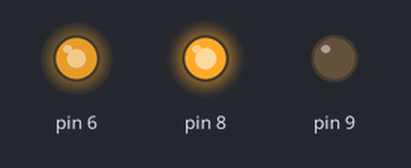
Recording of a sketch running on a simulated Arduino Uno, built with avr-gcc and run on an emulated ATmega328P. Parts: output pins drawn as LEDs (lit = HIGH).

Above: at 0.1 s.
Timing chart, 0 to 1.6 s (numbered marks = the images above):
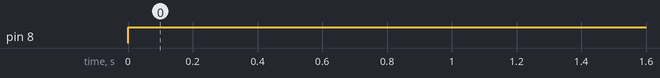

Measured:
- by itself, pin 8: LOW → HIGH at 0.00 s

The sketch:

Motor_Driver_J6.ino
```cpp
void setup() {
  // put your setup code here, to run once:
pinMode(6,OUTPUT);
pinMode(8,OUTPUT);
pinMode(9,OUTPUT);

analogWrite(6,200);

}

void loop() {
  // put your main code here, to run repeatedly:
digitalWrite(8,HIGH);
digitalWrite(9,LOW);
}
```
